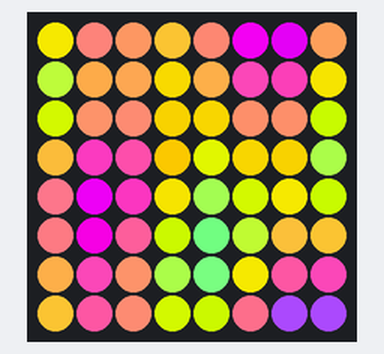
The program below on a simulated Raspberry Pi (BCM pin numbers) with a Sense HAT. Parts: the Sense HAT's 8×8 RGB LED matrix.

Above: at 0.17 s.
At 9.68 s:
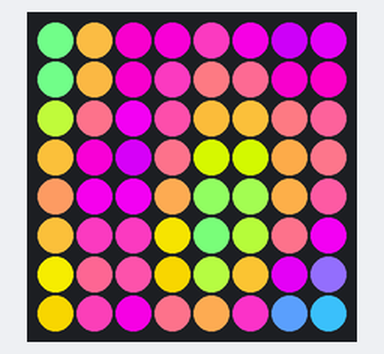
At 17.05 s:
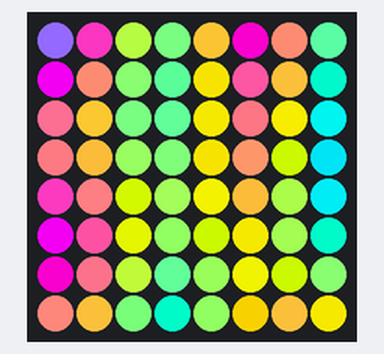
At 19.19 s:
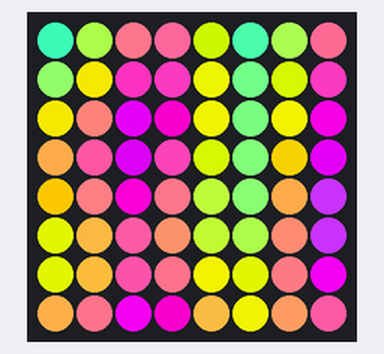
At 28.09 s:
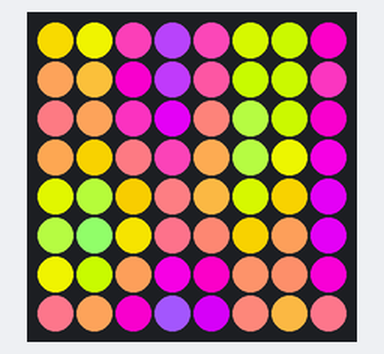
At 39.45 s:
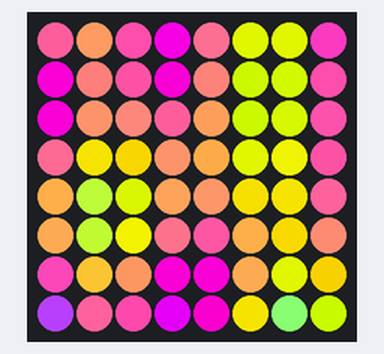

The program:

plasma.py
```python
from sense_hat import SenseHat
import time
import math

sense = SenseHat()
sense.set_rotation(180)

WIDTH     = 8
HEIGHT    = 8
SIZE      = WIDTH * HEIGHT
INTENSITY = 255
d         = [(0,0,0)];

msleep = lambda n: time.sleep(n / 1000)

START = time.clock();

def clear(update = None):
    global d
    global sense

    if update is None:
        update = False

    d = [(0,0,0)] * SIZE

    if update:
        sense.set_pixels(d)

clear()

try:
    while True:
        c = (time.clock() - START) * 10
        for x in range(WIDTH):
            for y in range(HEIGHT):
                v = 0

                v += math.sin(x * 5.0 + c)
                v += math.sin(0.5*(x*math.sin(c/2.0) + y*math.cos(c/3.0))+c)
                v += math.sin(0.5*(x*math.sin(c/2.0)))

                cx = x+0.5*math.sin(c/5.0)
                cy = y+0.5*math.cos(c/3.0)
                v += math.sin(math.sqrt(1*(math.pow(cx, 2.0)+math.pow(cy, 2.0))+1.0)+c)
                v = (v+3.0)/6.0

                r = int(abs(INTENSITY * math.sin(v*math.pi)))
                g = int(abs(INTENSITY * math.sin(v*math.pi+2.0 * math.pi/3.0)))
                b = int(abs(INTENSITY * math.sin(v*math.pi+4.0 * math.pi/3.0)))

                i = y * WIDTH + x
                d[i] = (r,g,b)

        sense.set_pixels(d)
        msleep(25)

finally:
    clear(True)
```
